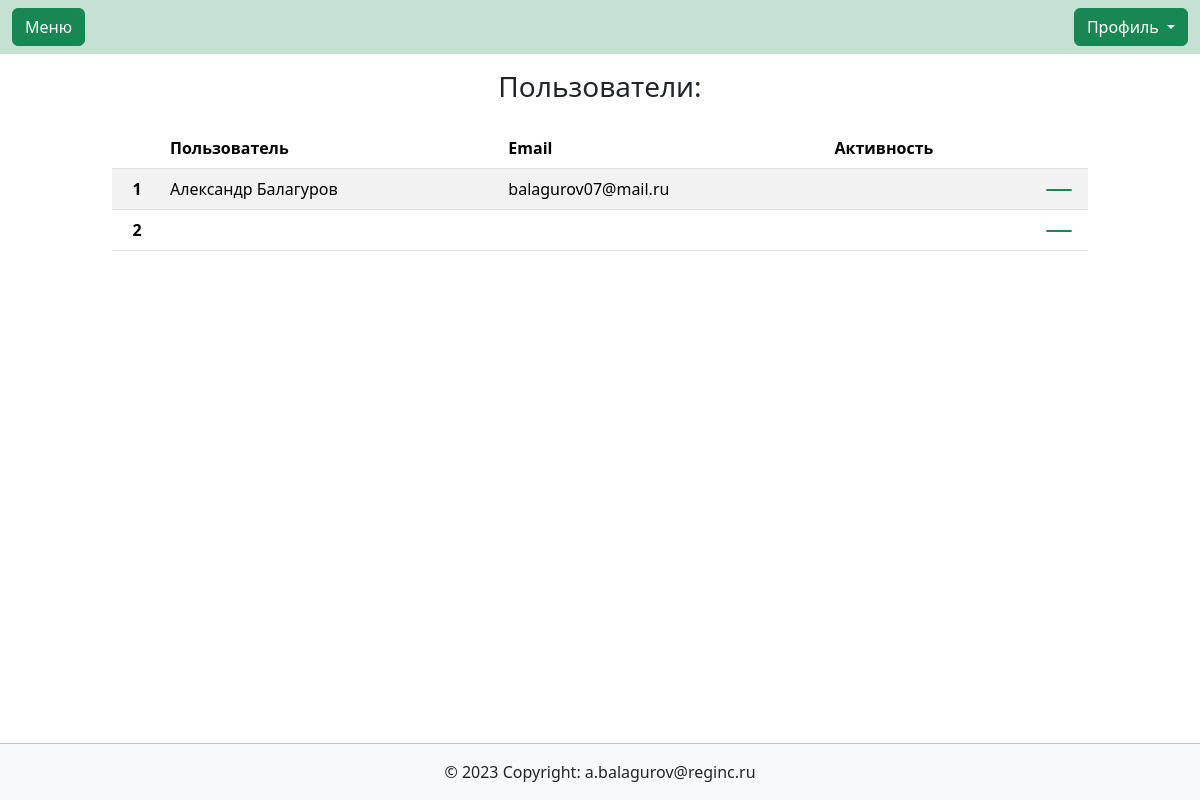
The app's page /users/listusers/, older data.
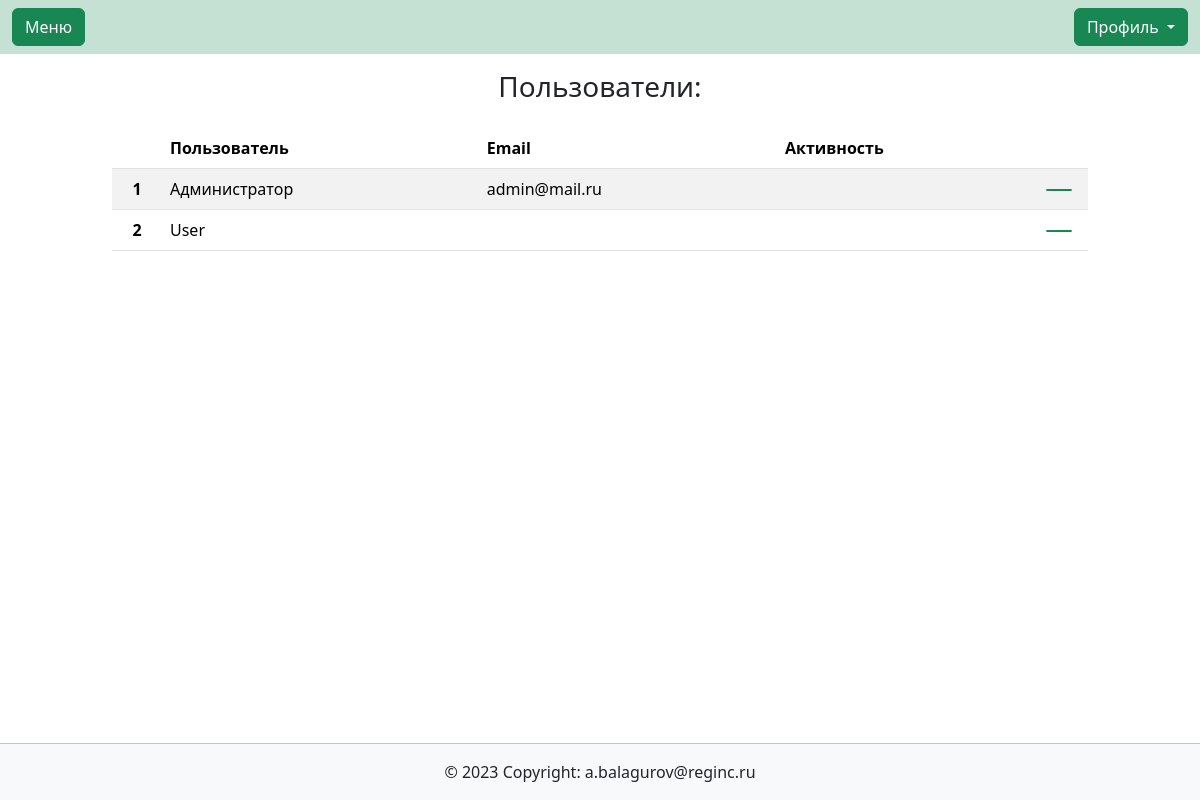
The same page, newer data.
### users/models.py (models this page shows)
class User(AbstractUser):
    description = models.CharField(max_length=150, blank=True, verbose_name='Занимаемая должность',)
    def get_absolute_url(self):
        return reverse('users:userupdate', kwargs={'id': self.id})

### users/views.py (the view)
# urls.py: path('listusers/', views.listusers, name='listusers'),
def listusers(request):
    customers = User.objects.all()
    context = {
        'customers': customers,
    }
    return render(request, 'users/listusers.html', context)

### users/templates/users/listusers.html (shortened to what this page needs)
{% extends  'base.html' %}
{% load bootstrap_icons %}
{% block content %}
    <h3 class="text-center py-3">Пользователи:</h3>
    <div class="container col-12 col-md-10">
    <table class="table table-striped">
        <thead>
          <tr>
            <th scope="col"></th>
            <th scope="col">Пользователь</th>
            <th scope="col">Email</th>
            <th scope="col">Активность</th>
            <th scope="col"></th>
          </tr>
        </thead>
        <tbody>
        {% for customer in customers %}
            <tr class="my-auto align-items-center">
                <th scope="row" class="my-auto py-auto text-center" style="width: 50px;">{{ forloop.counter }}</th>
                <td class="my-auto py-auto">{{ customer.get_full_name }}</td>
                <td class="my-auto py-auto">{{ customer.email }}</td>
                <td class="my-auto py-auto">{% if customer.is_active %}{% bs_icon 'check-circle' size='1.5em' %}{% else %}{% bs_icon 'x-circle' size='1.5em' %}{% endif %}</td>
                <td class="my-auto py-auto" style="width: 50px;"><a class="btn btn-success py-0 my-0" href="{{ customer.get_absolute_url }}">{% bs_icon 'pencil-fill' size='1em' %}</a></td>
            </tr>
        {% endfor %}
        </tbody>
    </table>
</div>
{% endblock content %}

### all_apps/templates/base.html (shortened to what this page needs)
<!DOCTYPE html>
{% load bootstrap5 %}
{% load bootstrap_icons %}
{% load static %}
{% load i18n %}
<html lang="ru">
<head>
    <link rel="stylesheet" href="{% static 'main/css/style.css' %}">
    {% bootstrap_css %}
</head>
<body class="d-flex flex-column min-vh-100">
    {% block header %}
        {% include "header.html" %}
    {% endblock header %}
    {% block content %}
    {% endblock content %}
    {% block footer %}
        {% include "footer.html" %}
    {% endblock footer %}
</body>
</html>

### all_apps/templates/header.html (shortened to what this page needs)
{% load bootstrap_icons %}
<nav class="navbar navbar-expand-lg navbar-light" style="background-color: #C5E1D4;">
    <div class="container-fluid">
        <a class="btn btn-success" data-bs-toggle="offcanvas" href="#offcanvasExample" role="button" aria-controls="offcanvasExample">
            {% bs_icon 'list' size='1.5em' %} Меню
        </a>
        {% if user.is_authenticated %}
            <div class="dropdown ms-3" style="background-color: #C5E1D4;">
                <button class="btn btn-success dropdown-toggle" id="bd-versions" data-bs-toggle="dropdown" aria-expanded="false" data-bs-display="static">
                    {{ user.last_name }} {{ user.first_name }}
                </button>
                <ul class="dropdown-menu dropdown-menu-end" style="background-color: #C5E1D4;" aria-labelledby="bd-versions">
                    <li>
                        <a class="dropdown-item" href="{% url 'contentmanagment:news-list' %}">Мои публикации</a>
                    </li>
                    <li>
                        <a class="dropdown-item" href="{% url 'contentmanagment:addNews' %}">Добавить новость</a>
                    </li>
                    <li>
                        <a class="dropdown-item" href="{% url 'contentmanagment:regions' %}">Регионы</a>
                    </li>
                    <li>
                        <a class="dropdown-item" href="{% url 'contentmanagment:topics' %}">Тематики новостей</a>
                    </li>
                    <li>
                        <a class="dropdown-item" href="{% url 'users:profile' %}">Личный кабинет</a>
                    </li>
                    <li>
                        <a class="dropdown-item" href="{% url 'users:resetpassword' %}">Сменить пароль</a>
                    </li>
                    <li><hr class="dropdown-divider"></li>
                    <li>
                        <a class="dropdown-item"  href="{% url 'users:logout' %}">Выход</a>
                    </li>
                </ul>
            </div>
        {% else %}
            <div class="dropdown ms-3" style="background-color: #C5E1D4;">
                <button class="btn btn-success dropdown-toggle" id="bd-versions" data-bs-toggle="dropdown" aria-expanded="false" data-bs-display="static">
                    Профиль
                </button>
            </div>
        {% endif %}
    </div>
  </nav>

### all_apps/templates/footer.html
<footer class="bg-light text-center col-12 ">
    <hr class="p-0 m-0">
    <div class="text-center p-3">
      © 2023 Copyright:
      <a href="mailto:a.balagurov@reginc.ru" class="link-dark text-decoration-none">a.balagurov@reginc.ru</a>
    </div>
  </footer>

### main/static/main/css/style.css (style rules this page uses)
body { min-height: 100vh; position: relative; margin: 0; padding-bottom: 55px; box-sizing: border-box; }
footer { position: absolute; bottom: 0; height: 57px; }

Row changes from the older to the newer data that the page shows:
changed User: get_full_name "Александр Балагуров" → "Администратор"; email "balagurov07@mail.ru" → "admin@mail.ru"
changed User: get_full_name (not shown) → "User"
